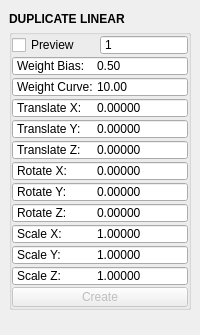
<?xml version="1.0" encoding="UTF-8"?>
<ui version="4.0">
 <class>QtUi</class>
 <widget class="QMainWindow" name="QtUi">
  <property name="geometry">
   <rect>
    <x>0</x>
    <y>0</y>
    <width>200</width>
    <height>335</height>
   </rect>
  </property>
  <property name="tabShape">
   <enum>QTabWidget::Triangular</enum>
  </property>
  <property name="dockNestingEnabled">
   <bool>true</bool>
  </property>
  <property name="dockOptions">
   <set>QMainWindow::AllowNestedDocks|QMainWindow::AllowTabbedDocks|QMainWindow::AnimatedDocks|QMainWindow::ForceTabbedDocks</set>
  </property>
  <property name="bnabled" stdset="0">
   <bool>true</bool>
  </property>
  <widget class="QWidget" name="central_widget">
   <property name="minimumSize">
    <size>
     <width>200</width>
     <height>0</height>
    </size>
   </property>
   <layout class="QVBoxLayout" name="verticalLayout_2">
    <item>
     <layout class="QVBoxLayout" name="verticalLayout">
      <property name="spacing">
       <number>0</number>
      </property>
      <item>
       <widget class="Header" name="header">
        <property name="minimumSize">
         <size>
          <width>0</width>
          <height>20</height>
         </size>
        </property>
        <property name="maximumSize">
         <size>
          <width>16777215</width>
          <height>20</height>
         </size>
        </property>
        <property name="font">
         <font>
          <weight>75</weight>
          <bold>true</bold>
         </font>
        </property>
        <property name="text">
         <string>DUPLICATE LINEAR</string>
        </property>
       </widget>
      </item>
      <item>
       <widget class="QGroupBox" name="duplicate">
        <property name="title">
         <string/>
        </property>
        <layout class="QGridLayout" name="gridLayout_4">
         <property name="leftMargin">
          <number>0</number>
         </property>
         <property name="topMargin">
          <number>0</number>
         </property>
         <property name="rightMargin">
          <number>0</number>
         </property>
         <property name="bottomMargin">
          <number>0</number>
         </property>
         <property name="horizontalSpacing">
          <number>0</number>
         </property>
         <property name="verticalSpacing">
          <number>1</number>
         </property>
         <item row="3" column="0" colspan="6">
          <widget class="QDoubleSpinBox" name="s011">
           <property name="minimumSize">
            <size>
             <width>0</width>
             <height>20</height>
            </size>
           </property>
           <property name="maximumSize">
            <size>
             <width>16777215</width>
             <height>20</height>
            </size>
           </property>
           <property name="toolTip">
            <string>&lt;html&gt;&lt;head/&gt;&lt;body&gt;&lt;p&gt;Controls the strength of the bias. Higher values result in a stronger bias effect,&lt;/p&gt;&lt;p&gt;while lower values result in a weaker bias effect. A value of 1 results in no bias effect.&lt;/p&gt;&lt;/body&gt;&lt;/html&gt;</string>
           </property>
           <property name="buttonSymbols">
            <enum>QAbstractSpinBox::NoButtons</enum>
           </property>
           <property name="prefix">
            <string>Weight Curve:	</string>
           </property>
           <property name="decimals">
            <number>2</number>
           </property>
           <property name="minimum">
            <double>1.000000000000000</double>
           </property>
           <property name="maximum">
            <double>100.000000000000000</double>
           </property>
           <property name="singleStep">
            <double>1.000000000000000</double>
           </property>
           <property name="value">
            <double>10.000000000000000</double>
           </property>
          </widget>
         </item>
         <item row="6" column="0" colspan="6">
          <widget class="QDoubleSpinBox" name="s002">
           <property name="minimumSize">
            <size>
             <width>0</width>
             <height>20</height>
            </size>
           </property>
           <property name="maximumSize">
            <size>
             <width>16777215</width>
             <height>20</height>
            </size>
           </property>
           <property name="toolTip">
            <string>Duplicate: transform Z amount</string>
           </property>
           <property name="buttonSymbols">
            <enum>QAbstractSpinBox::NoButtons</enum>
           </property>
           <property name="prefix">
            <string>Translate Z:	</string>
           </property>
           <property name="decimals">
            <number>5</number>
           </property>
           <property name="minimum">
            <double>-999999999.000000000000000</double>
           </property>
           <property name="maximum">
            <double>999999999.000000000000000</double>
           </property>
           <property name="singleStep">
            <double>1.000000000000000</double>
           </property>
           <property name="value">
            <double>0.000000000000000</double>
           </property>
          </widget>
         </item>
         <item row="1" column="0" colspan="6">
          <layout class="QHBoxLayout" name="horizontalLayout">
           <property name="spacing">
            <number>0</number>
           </property>
           <item>
            <widget class="QCheckBox" name="chk000">
             <property name="minimumSize">
              <size>
               <width>0</width>
               <height>20</height>
              </size>
             </property>
             <property name="maximumSize">
              <size>
               <width>16777215</width>
               <height>20</height>
              </size>
             </property>
             <property name="toolTip">
              <string>Start the duplicate preview using any selected mesh objects.</string>
             </property>
             <property name="text">
              <string>Preview</string>
             </property>
             <property name="iconSize">
              <size>
               <width>18</width>
               <height>18</height>
              </size>
             </property>
             <property name="checkable">
              <bool>true</bool>
             </property>
            </widget>
           </item>
           <item>
            <widget class="QSpinBox" name="s009">
             <property name="minimumSize">
              <size>
               <width>0</width>
               <height>20</height>
              </size>
             </property>
             <property name="maximumSize">
              <size>
               <width>16777215</width>
               <height>20</height>
              </size>
             </property>
             <property name="toolTip">
              <string>&lt;html&gt;&lt;head/&gt;&lt;body&gt;&lt;p&gt;Duplicate: Total number of duplicated objects.&lt;/p&gt;&lt;/body&gt;&lt;/html&gt;</string>
             </property>
             <property name="buttonSymbols">
              <enum>QAbstractSpinBox::NoButtons</enum>
             </property>
             <property name="minimum">
              <number>1</number>
             </property>
             <property name="maximum">
              <number>999</number>
             </property>
             <property name="value">
              <number>1</number>
             </property>
            </widget>
           </item>
          </layout>
         </item>
         <item row="13" column="0" colspan="6">
          <layout class="QHBoxLayout" name="horizontalLayout_2">
           <property name="spacing">
            <number>0</number>
           </property>
           <item>
            <widget class="QPushButton" name="b000">
             <property name="enabled">
              <bool>false</bool>
             </property>
             <property name="minimumSize">
              <size>
               <width>0</width>
               <height>20</height>
              </size>
             </property>
             <property name="maximumSize">
              <size>
               <width>16777215</width>
               <height>20</height>
              </size>
             </property>
             <property name="toolTip">
              <string>Finish the duplicate operation.</string>
             </property>
             <property name="layoutDirection">
              <enum>Qt::RightToLeft</enum>
             </property>
             <property name="text">
              <string>Create</string>
             </property>
             <property name="autoDefault">
              <bool>false</bool>
             </property>
             <property name="default">
              <bool>false</bool>
             </property>
             <property name="flat">
              <bool>false</bool>
             </property>
             <property name="bnabled" stdset="0">
              <bool>true</bool>
             </property>
            </widget>
           </item>
          </layout>
         </item>
         <item row="2" column="0" colspan="6">
          <widget class="QDoubleSpinBox" name="s010">
           <property name="minimumSize">
            <size>
             <width>0</width>
             <height>20</height>
            </size>
           </property>
           <property name="maximumSize">
            <size>
             <width>16777215</width>
             <height>20</height>
            </size>
           </property>
           <property name="toolTip">
            <string>&lt;html&gt;&lt;head/&gt;&lt;body&gt;&lt;p&gt;Controls the progression of transformations across the duplicates. &lt;/p&gt;&lt;p&gt;A value of 0.5 results in a linear progression. &lt;/p&gt;&lt;p&gt;Values less than 0.5 make transformations faster at the start and &lt;/p&gt;&lt;p&gt;slower at the end, while values greater than 0.5 do the opposite.&lt;/p&gt;&lt;/body&gt;&lt;/html&gt;</string>
           </property>
           <property name="buttonSymbols">
            <enum>QAbstractSpinBox::NoButtons</enum>
           </property>
           <property name="prefix">
            <string>Weight Bias:	</string>
           </property>
           <property name="decimals">
            <number>2</number>
           </property>
           <property name="minimum">
            <double>0.000000000000000</double>
           </property>
           <property name="maximum">
            <double>1.000000000000000</double>
           </property>
           <property name="singleStep">
            <double>0.010000000000000</double>
           </property>
           <property name="value">
            <double>0.500000000000000</double>
           </property>
          </widget>
         </item>
         <item row="5" column="0" colspan="6">
          <widget class="QDoubleSpinBox" name="s001">
           <property name="minimumSize">
            <size>
             <width>0</width>
             <height>20</height>
            </size>
           </property>
           <property name="maximumSize">
            <size>
             <width>16777215</width>
             <height>20</height>
            </size>
           </property>
           <property name="toolTip">
            <string>Duplicate: transform Y amount</string>
           </property>
           <property name="buttonSymbols">
            <enum>QAbstractSpinBox::NoButtons</enum>
           </property>
           <property name="prefix">
            <string>Translate Y:	</string>
           </property>
           <property name="decimals">
            <number>5</number>
           </property>
           <property name="minimum">
            <double>-999999999.000000000000000</double>
           </property>
           <property name="maximum">
            <double>999999999.000000000000000</double>
           </property>
           <property name="singleStep">
            <double>1.000000000000000</double>
           </property>
           <property name="value">
            <double>0.000000000000000</double>
           </property>
          </widget>
         </item>
         <item row="7" column="0" colspan="6">
          <widget class="QDoubleSpinBox" name="s003">
           <property name="minimumSize">
            <size>
             <width>0</width>
             <height>20</height>
            </size>
           </property>
           <property name="maximumSize">
            <size>
             <width>16777215</width>
             <height>20</height>
            </size>
           </property>
           <property name="toolTip">
            <string>Duplicate: rotate X amount</string>
           </property>
           <property name="buttonSymbols">
            <enum>QAbstractSpinBox::NoButtons</enum>
           </property>
           <property name="prefix">
            <string>Rotate X:	</string>
           </property>
           <property name="decimals">
            <number>5</number>
           </property>
           <property name="minimum">
            <double>-999999999.000000000000000</double>
           </property>
           <property name="maximum">
            <double>999999999.000000000000000</double>
           </property>
           <property name="singleStep">
            <double>1.000000000000000</double>
           </property>
           <property name="value">
            <double>0.000000000000000</double>
           </property>
          </widget>
         </item>
         <item row="9" column="0" colspan="6">
          <widget class="QDoubleSpinBox" name="s005">
           <property name="minimumSize">
            <size>
             <width>0</width>
             <height>20</height>
            </size>
           </property>
           <property name="maximumSize">
            <size>
             <width>16777215</width>
             <height>20</height>
            </size>
           </property>
           <property name="toolTip">
            <string>Duplicate: rotate Z amount</string>
           </property>
           <property name="buttonSymbols">
            <enum>QAbstractSpinBox::NoButtons</enum>
           </property>
           <property name="prefix">
            <string>Rotate Z:	</string>
           </property>
           <property name="decimals">
            <number>5</number>
           </property>
           <property name="minimum">
            <double>-999999999.000000000000000</double>
           </property>
           <property name="maximum">
            <double>999999999.000000000000000</double>
           </property>
           <property name="singleStep">
            <double>1.000000000000000</double>
           </property>
           <property name="value">
            <double>0.000000000000000</double>
           </property>
          </widget>
         </item>
         <item row="11" column="0" colspan="6">
          <widget class="QDoubleSpinBox" name="s007">
           <property name="minimumSize">
            <size>
             <width>0</width>
             <height>20</height>
            </size>
           </property>
           <property name="maximumSize">
            <size>
             <width>16777215</width>
             <height>20</height>
            </size>
           </property>
           <property name="toolTip">
            <string>Duplicate: scale Y amount</string>
           </property>
           <property name="buttonSymbols">
            <enum>QAbstractSpinBox::NoButtons</enum>
           </property>
           <property name="prefix">
            <string>Scale Y:	</string>
           </property>
           <property name="decimals">
            <number>5</number>
           </property>
           <property name="minimum">
            <double>-999999999.000000000000000</double>
           </property>
           <property name="maximum">
            <double>999999999.000000000000000</double>
           </property>
           <property name="singleStep">
            <double>0.100000000000000</double>
           </property>
           <property name="value">
            <double>1.000000000000000</double>
           </property>
          </widget>
         </item>
         <item row="4" column="0" colspan="6">
          <widget class="QDoubleSpinBox" name="s000">
           <property name="minimumSize">
            <size>
             <width>0</width>
             <height>20</height>
            </size>
           </property>
           <property name="maximumSize">
            <size>
             <width>16777215</width>
             <height>20</height>
            </size>
           </property>
           <property name="toolTip">
            <string>Duplicate: transform X amount</string>
           </property>
           <property name="buttonSymbols">
            <enum>QAbstractSpinBox::NoButtons</enum>
           </property>
           <property name="prefix">
            <string>Translate X:	</string>
           </property>
           <property name="decimals">
            <number>5</number>
           </property>
           <property name="minimum">
            <double>-999999999.000000000000000</double>
           </property>
           <property name="maximum">
            <double>999999999.000000000000000</double>
           </property>
           <property name="singleStep">
            <double>1.000000000000000</double>
           </property>
           <property name="value">
            <double>0.000000000000000</double>
           </property>
          </widget>
         </item>
         <item row="10" column="0" colspan="6">
          <widget class="QDoubleSpinBox" name="s006">
           <property name="minimumSize">
            <size>
             <width>0</width>
             <height>20</height>
            </size>
           </property>
           <property name="maximumSize">
            <size>
             <width>16777215</width>
             <height>20</height>
            </size>
           </property>
           <property name="toolTip">
            <string>Duplicate: scale X amount</string>
           </property>
           <property name="buttonSymbols">
            <enum>QAbstractSpinBox::NoButtons</enum>
           </property>
           <property name="prefix">
            <string>Scale X:	</string>
           </property>
           <property name="decimals">
            <number>5</number>
           </property>
           <property name="minimum">
            <double>-999999999.000000000000000</double>
           </property>
           <property name="maximum">
            <double>999999999.000000000000000</double>
           </property>
           <property name="singleStep">
            <double>0.100000000000000</double>
           </property>
           <property name="value">
            <double>1.000000000000000</double>
           </property>
          </widget>
         </item>
         <item row="12" column="0" colspan="6">
          <widget class="QDoubleSpinBox" name="s008">
           <property name="minimumSize">
            <size>
             <width>0</width>
             <height>20</height>
            </size>
           </property>
           <property name="maximumSize">
            <size>
             <width>16777215</width>
             <height>20</height>
            </size>
           </property>
           <property name="toolTip">
            <string>Duplicate: scale Z amount</string>
           </property>
           <property name="buttonSymbols">
            <enum>QAbstractSpinBox::NoButtons</enum>
           </property>
           <property name="prefix">
            <string>Scale Z:	</string>
           </property>
           <property name="decimals">
            <number>5</number>
           </property>
           <property name="minimum">
            <double>-999999999.000000000000000</double>
           </property>
           <property name="maximum">
            <double>999999999.000000000000000</double>
           </property>
           <property name="singleStep">
            <double>0.100000000000000</double>
           </property>
           <property name="value">
            <double>1.000000000000000</double>
           </property>
          </widget>
         </item>
         <item row="8" column="0" colspan="6">
          <widget class="QDoubleSpinBox" name="s004">
           <property name="minimumSize">
            <size>
             <width>0</width>
             <height>20</height>
            </size>
           </property>
           <property name="maximumSize">
            <size>
             <width>16777215</width>
             <height>20</height>
            </size>
           </property>
           <property name="toolTip">
            <string>Duplicate: rotate Y amount</string>
           </property>
           <property name="buttonSymbols">
            <enum>QAbstractSpinBox::NoButtons</enum>
           </property>
           <property name="prefix">
            <string>Rotate Y:	</string>
           </property>
           <property name="decimals">
            <number>5</number>
           </property>
           <property name="minimum">
            <double>-999999999.000000000000000</double>
           </property>
           <property name="maximum">
            <double>999999999.000000000000000</double>
           </property>
           <property name="singleStep">
            <double>1.000000000000000</double>
           </property>
           <property name="value">
            <double>0.000000000000000</double>
           </property>
          </widget>
         </item>
        </layout>
       </widget>
      </item>
      <item>
       <spacer name="verticalSpacer">
        <property name="orientation">
         <enum>Qt::Vertical</enum>
        </property>
        <property name="sizeHint" stdset="0">
         <size>
          <width>20</width>
          <height>40</height>
         </size>
        </property>
       </spacer>
      </item>
     </layout>
    </item>
   </layout>
  </widget>
 </widget>
 <customwidgets>
  <customwidget>
   <class>Header</class>
   <extends>QLabel</extends>
   <header>uitk.widgets.header.Header.h</header>
  </customwidget>
 </customwidgets>
 <resources/>
 <connections/>
 <designerdata>
  <property name="gridDeltaX">
   <number>5</number>
  </property>
  <property name="gridDeltaY">
   <number>5</number>
  </property>
  <property name="gridSnapX">
   <bool>true</bool>
  </property>
  <property name="gridSnapY">
   <bool>true</bool>
  </property>
  <property name="gridVisible">
   <bool>true</bool>
  </property>
 </designerdata>
</ui>
